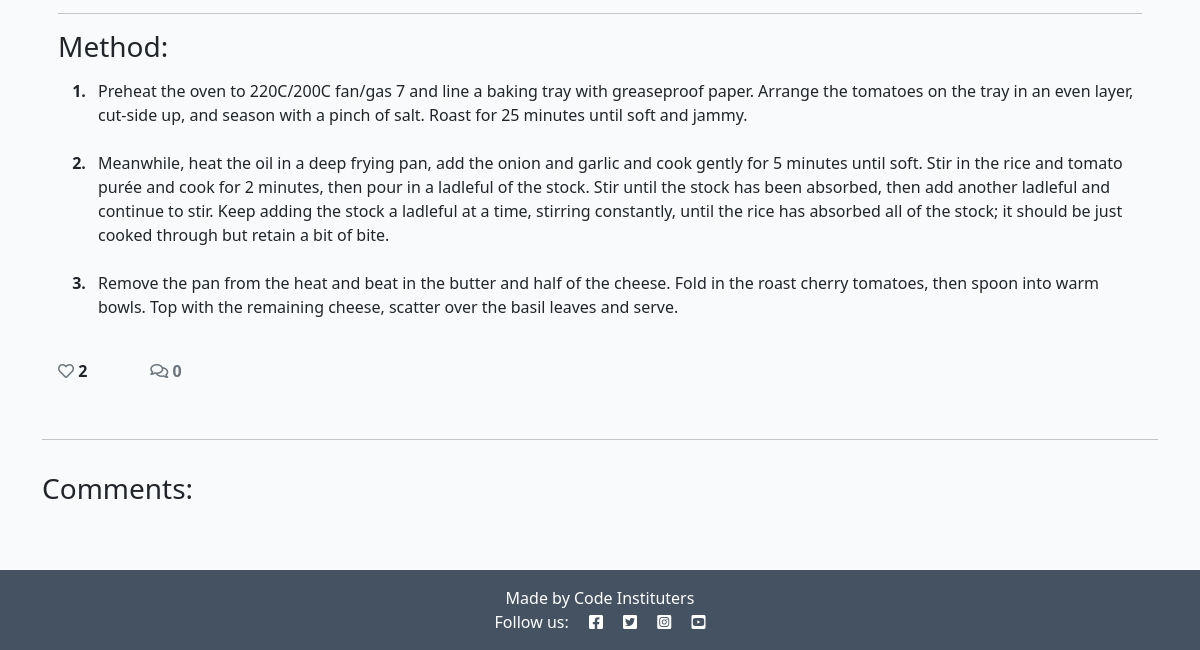
Before: /roast-tomato-risotto/ (lower part) with the older database file.
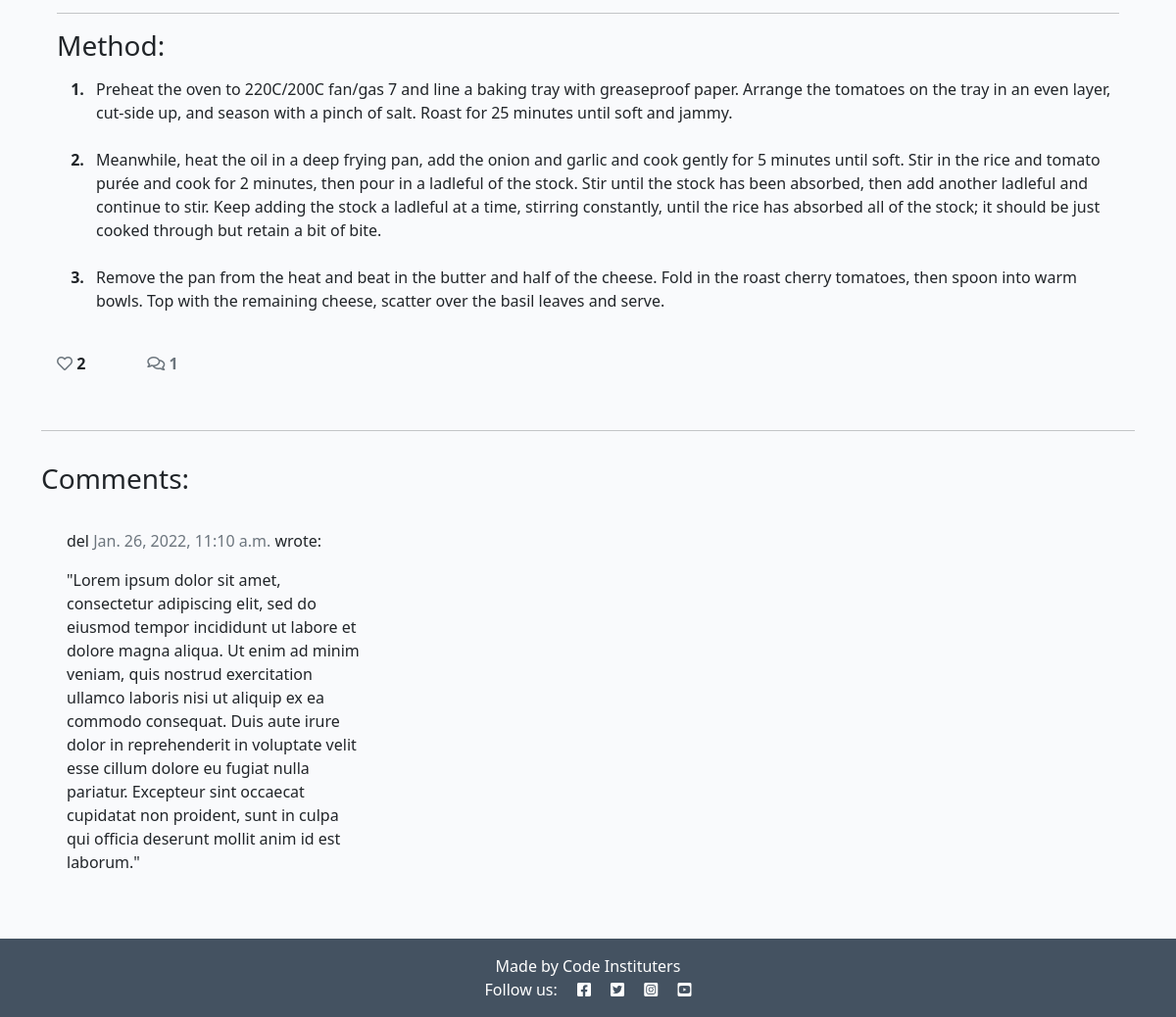
After: the same page with the newer database file.
### post/models.py (models this page shows, shortened)
class Comment(models.Model):
    post = models.ForeignKey(
        Post, on_delete=models.CASCADE, related_name='comments'
        )
    name = models.CharField(max_length=80)
    email = models.EmailField()
    body = models.TextField()
    created_on = models.DateTimeField(auto_now_add=True)
    approved = models.BooleanField(default=False)
    class Meta:
        ordering = ['created_on']

### post/views.py (the view, shortened to what this page needs)
# urls.py: path('<slug:slug>/', views.PostDetail.as_view(), name="post_detail"),
class PostDetail(View):
    def get(self, request, slug, *args, **kwargs):
        queryset = Post.objects.all()
        post = get_object_or_404(queryset, slug=slug)
        comments = post.comments.filter(approved=True).order_by('created_on')
        liked = False
        if post.likes.filter(id=self.request.user.id).exists():
            liked = True
        return render(
            request,
            "post_detail.html",
            {
                "post": post,
                "comments": comments,
                "commented": False,
                "liked": liked,
                "comment_form": CommentForm()
            },
        )

### post/models.py (called while the page is built)
    def number_of_likes(self):
        return self.likes.count()

### templates/post_detail.html (shortened to what this page needs)
{% extends 'base.html' %} {% block content %}
{% load crispy_forms_tags %}
<div class="container">
    <div class="row">
        <div class="col card mb-4  mt-3 left  top">
            <div class="card-body">
                <hr/>
                <h3>Method:</h3>
                <p class="card-text ">{{ post.method | safe }}</p>
                <div class="row">
                    <div class="col-1">
                        <strong>
                            {% if user.is_authenticated %}
                            <form class="d-inline" action="{% url 'post_like' post.slug %}" method="POST">
                                {% csrf_token %}
                                {% if liked %}
                            <button type="submit" name="blogpost_id" value="{{ post.slug }}" class="btn-like">
                                <i class="fas fa-heart"></i>
                            </button>
                            {% else %}
                            <button type="submit" name="blogpost_id" value="{{ post.slug }}" class="btn-like">
                            <i class="far fa-heart"></i></button>
                                {% endif %}
                            </form>
                            {% else %}
                            <span class="text-secondary"><i class="far fa-heart"></i></span>
                            {% endif %}
                            {{ post.number_of_likes }}
                        </strong>
                    </div>
                    <div class="col-1">
                        {% with comments.count as total_comments %}
                        <strong class="text-secondary"><i class="far fa-comments"></i>
                            {{ total_comments }}
                        </strong>
                        {% endwith %}
                    </div>
                </div>
            </div>
        </div>
    </div>
    <div class="row">
        <div class="col">
            <hr>
        </div>
    </div>
    <div class="row">
        <div class="col card mb-4  mt-3 ">
            <h3>Comments:</h3>
            <div class="card-body">
                {% for comment in comments %}
                <div class="comments" style="padding: 10px;">
                    <p class="font-weight-bold">
                        {{ comment.name }}
                        <span class=" text-muted font-weight-normal">
                            {{ comment.created_on }}
                        </span> wrote:
                    </p>
                    {{ comment.body | linebreaks }}
                </div>
                {% endfor %}
            </div>
        </div>
        <div class="col-md-8 card mb-4  mt-3 ">
            <div class="card-body">
            </div>
        </div>
    </div>
</div>
{% endblock content %}

Changed rows visible on the page:
added Comment: name "del", created_on "Jan. 26, 2022, 11:10 a.m.", body "\"Lorem ipsum dolor sit amet, consectetur adipiscing elit, sed do eiusmod tempor incididunt ut labore et dolore magna aliqua. Ut enim ad minim veniam, quis nostrud exercitation ullamco laboris nisi ut aliquip ex ea commodo consequat. Duis aute irure dolor in reprehenderit in voluptate velit esse cillum dolore eu fugiat nulla pariatur. Excepteur sint occaecat cupidatat non proident, sunt in culpa qui officia deserunt mollit anim id est laborum.\""
Other visible differences:
{{ total_comments }}: "0" → "1"
